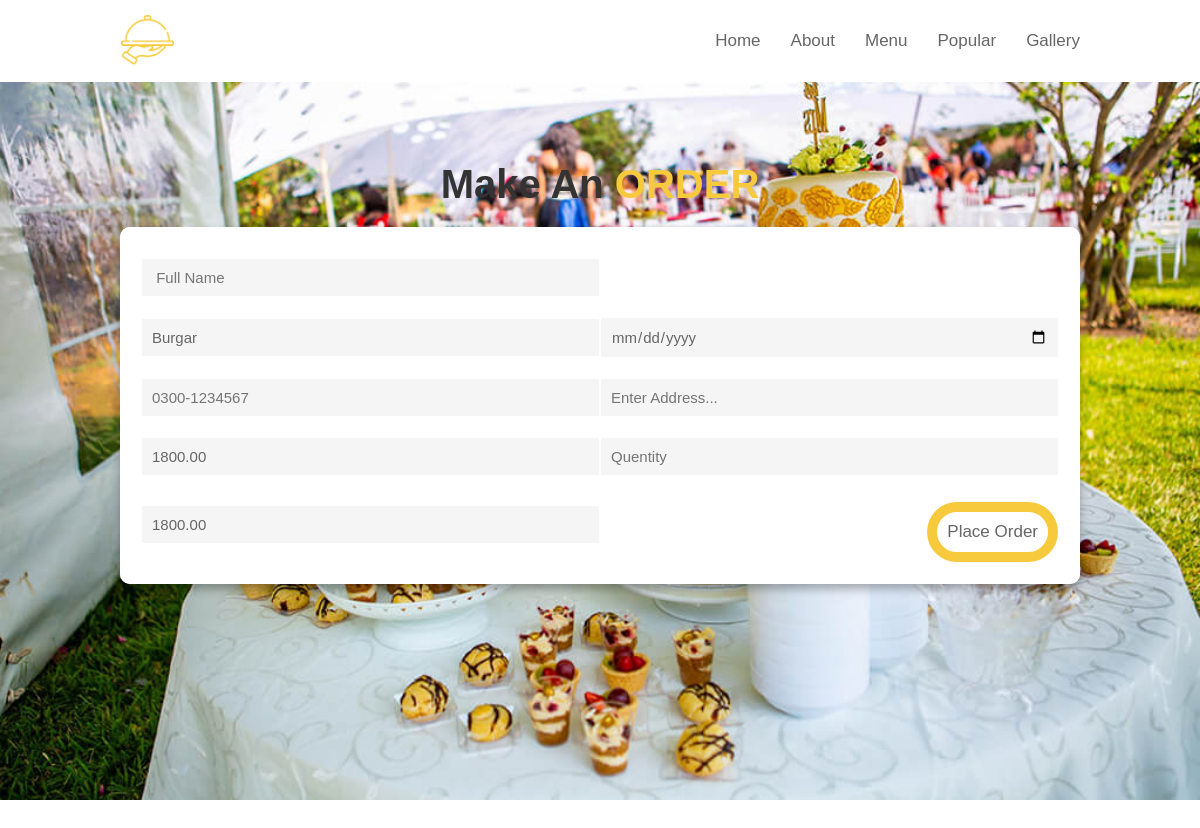
The page /order.php?id=16 on the database its author committed.
### tables this page shows
CREATE TABLE `tbl_popular` (
  `id` int(10) UNSIGNED NOT NULL,
  `title` varchar(100) NOT NULL,
  `description` varchar(255) NOT NULL,
  `price` decimal(10,2) NOT NULL,
  `image_name` varchar(255) NOT NULL,
  `gallery_id` int(10) UNSIGNED NOT NULL,
  `featured` varchar(10) NOT NULL,
  `active` varchar(10) NOT NULL
);

### order.php (the view, shortened to what this page needs)
<?php include_once('config/constants.php'); ?>
<!DOCTYPE html>
<html lang="en">
<head>
    <link rel="stylesheet" href="css/stylesheet.css">
</head>
<body>
<?php
    $fetch_id=$_GET['id'];
    $sqlpopular = "SELECT * FROM tbl_popular WHERE id='$fetch_id' LIMIT 1";
        $respopular = mysqli_query($conn, $sqlpopular);
        $count2 = mysqli_num_rows($respopular);
        if($count2>0)
        {
            while($row=mysqli_fetch_assoc($respopular))
            {
                $id = $row['id'];
                $title =$row['title'];
                $price = $row['price'];
            }
        }
?>
    <section class="order" id="order">
    <br><br><br><br><br><br><br>
        <h1 class="heading"> Make an <span> ORDER </span> </h1>
        <div class="row">
            <form action="insert-order.php" method="post"><input type='hidden' name='id' value='<?php echo $id; ?>'>
            <table width='100%'>
                <tr>
                    <td><input type="text" placeholder=" Full Name" name='name' class="box"></td>
                    <td></td>
                </tr>
                <tr>
                    <td><input type="text" value='<?php echo $title; ?>' name='title' class="box" readonly></td>
                    <td><input type="date" class="box" name='date'></td>
                </tr>
                <tr>
                    <td><input type="text" placeholder="0300-1234567" maxlenght='12' minlength='12' name='mobile' class="box"></td>
                    <td><input type="text" placeholder="Enter address..." name='address' class="box"></td>
                </tr>
                <tr>
                <td><input type="text" class="box" value='<?php echo $price; ?>' id='price' name='price' readonly></td>
                <td><input type="number" class="box" placeholder="Quentity" min='0' id='qty' name='qty' max="5" onclick='calculation();'></td>
                </tr>
                <tr>
                    <td><input type="text" class="box" value='<?php echo $price; ?>' id='total' name='total' readonly></td>
                    <td><input type="submit" value="Place Order" name='order' class="btn" style='float:right;'></td>
                </tr>
            </table>
            </form>
        </div>
    </section>
</body>
</html>

### css/stylesheet.css (style rules this page uses)
:root { --yellow:#F7CA3E; }
* { font-family: 'Robot', sans-serif; margin: 0; padding: 0; box-sizing: border-box; text-decoration: none; outline: none; border: none; text-transform: capitalize; transition: all .2s linear; }
h1,h2 { font-family: 'Oswald', sans-serif; }
html { font-size: 62.5%; overflow: hidden; }
body { overflow-y: visible; overflow-x: hidden; height: 200rem; }
section { min-height: 100vh; padding: 1rem 10%; padding-top: 8.5rem; }
.btn { font-size: 1.7rem; padding: 1rem 1rem; border-radius: 5rem; margin-top: 1.5rem; background: none; color: #666; cursor: pointer; border: 1rem solid var(--yellow); }
.heading { text-align: center; font-size: 4rem; padding: 0 .5rem; color: #333; }
.heading span { color: var(--yellow); }
header { position: fixed; top: 0; left: 0; z-index: 1000; width: 100%; background: #fff; padding: 1.5rem 10%; box-shadow: 0.3rem 2rem rgba(0, 0, 0, 0, .1); display: flex; align-items: center; justify-content: space-between; }
header .logo img { height: 5rem; }
ul { display: flex; align-items: center; justify-content: center; list-style-type: none; }
li { margin-left: 3rem; }
li a { font-size: 1.7rem; color: #666; }
.order { background: url(img/order/event-birthday.jpg ) no-repeat; background-size: cover; background-position: center; }
.order .row { display: flex; background: #fff; margin: 2rem 0; overflow: hidden; box-shadow: 0 .5rem 1rem rgba(0, 0, 0, .3); border-radius: 1rem; }
.order .row form { flex: 1 1 60%; background: #fff; padding: 2rem; }
.order .row form .box { padding: 1rem; margin: 1rem 0; font-size: 1.5rem; color: #666; text-transform: none; background: whitesmoke; width: 100%; }
.order .row form .box::placeholder { text-transform: capitalize; }

### rows shown on the page
tbl_popular: title "Burgar", price "1800.00", total "1800.00"
